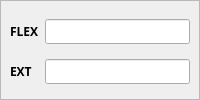
            <widget class="QFrame" name="frame_50">
             <property name="font">
              <font>
               <family>Segoe UI Black</family>
               <pointsize>9</pointsize>
               <weight>75</weight>
               <bold>true</bold>
              </font>
             </property>
             <property name="frameShape">
              <enum>QFrame::StyledPanel</enum>
             </property>
             <property name="frameShadow">
              <enum>QFrame::Raised</enum>
             </property>
             <layout class="QGridLayout" name="gridLayout_33">
              <property name="leftMargin">
               <number>9</number>
              </property>
              <property name="topMargin">
               <number>9</number>
              </property>
              <property name="rightMargin">
               <number>9</number>
              </property>
              <property name="bottomMargin">
               <number>6</number>
              </property>
              <property name="horizontalSpacing">
               <number>6</number>
              </property>
              <item row="1" column="1">
               <widget class="QLineEdit" name="mknee_flex_r">
                <property name="font">
                 <font>
                  <family>Segoe UI Black</family>
                  <pointsize>9</pointsize>
                  <weight>75</weight>
                  <bold>true</bold>
                 </font>
                </property>
               </widget>
              </item>
              <item row="2" column="1">
               <widget class="QLineEdit" name="mknee_ext_r">
                <property name="sizePolicy">
                 <sizepolicy hsizetype="Expanding" vsizetype="Fixed">
                  <horstretch>0</horstretch>
                  <verstretch>0</verstretch>
                 </sizepolicy>
                </property>
                <property name="font">
                 <font>
                  <family>Segoe UI Black</family>
                  <pointsize>9</pointsize>
                  <weight>75</weight>
                  <bold>true</bold>
                 </font>
                </property>
               </widget>
              </item>
              <item row="1" column="0">
               <widget class="QLabel" name="label_98">
                <property name="font">
                 <font>
                  <family>Segoe UI Black</family>
                  <pointsize>9</pointsize>
                  <weight>75</weight>
                  <bold>true</bold>
                 </font>
                </property>
                <property name="text">
                 <string>FLEX</string>
                </property>
               </widget>
              </item>
              <item row="2" column="0">
               <widget class="QLabel" name="label_97">
                <property name="font">
                 <font>
                  <family>Segoe UI Black</family>
                  <pointsize>9</pointsize>
                  <weight>75</weight>
                  <bold>true</bold>
                 </font>
                </property>
                <property name="text">
                 <string>EXT</string>
                </property>
               </widget>
              </item>
             </layout>
            </widget>
